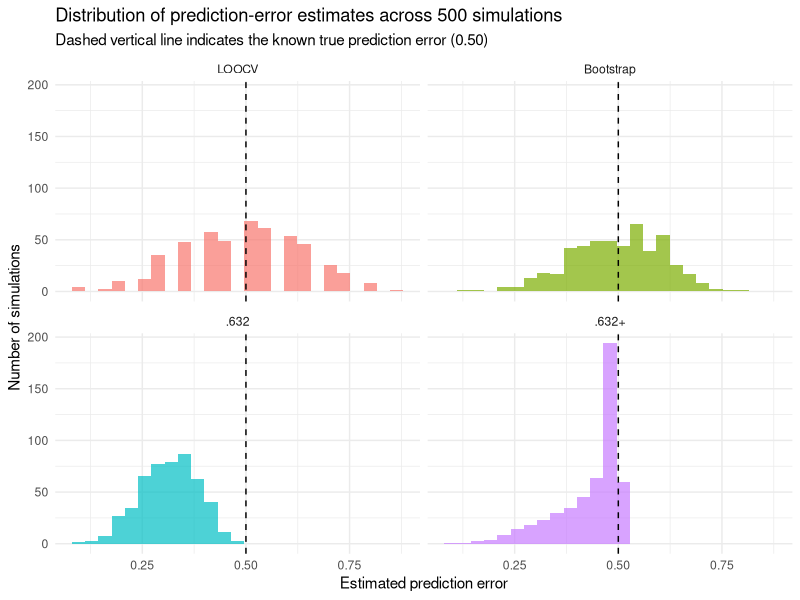
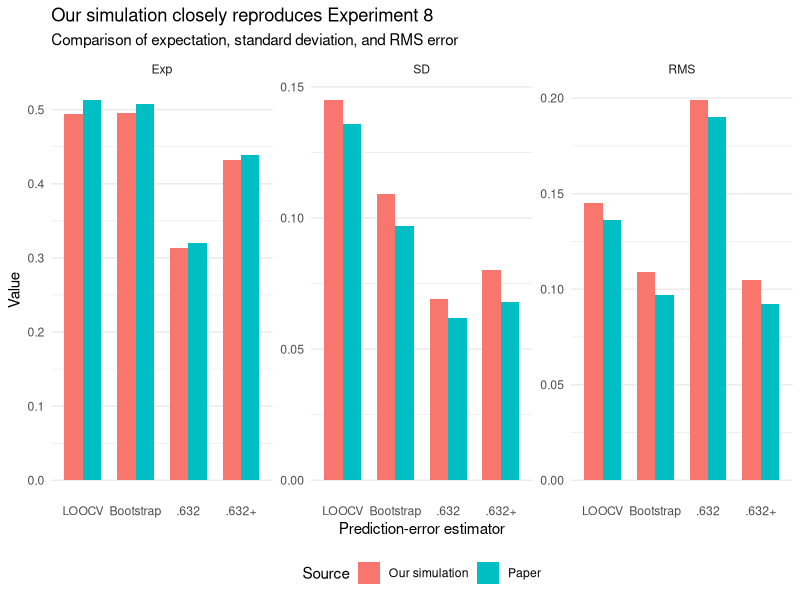

Generate these figures, in order, with R:
## ---- chunk 1
set.seed(632) # Makes the bootstrap samples reproducible

original <- 1:5 # Original dataset

bootstrap_1 <- sample(original, size = 5, replace = TRUE)
bootstrap_2 <- sample(original, size = 5, replace = TRUE)
bootstrap_3 <- sample(original, size = 5, replace = TRUE)

bootstrap_table <- data.frame(
  Sample = c("Bootstrap 1", "Bootstrap 2", "Bootstrap 3"),
  Draw_1 = c(bootstrap_1[1], bootstrap_2[1], bootstrap_3[1]),
  Draw_2 = c(bootstrap_1[2], bootstrap_2[2], bootstrap_3[2]),
  Draw_3 = c(bootstrap_1[3], bootstrap_2[3], bootstrap_3[3]),
  Draw_4 = c(bootstrap_1[4], bootstrap_2[4], bootstrap_3[4]),
  Draw_5 = c(bootstrap_1[5], bootstrap_2[5], bootstrap_3[5]),
  Omitted = c(
    paste(setdiff(original, bootstrap_1), collapse = ", "),
    paste(setdiff(original, bootstrap_2), collapse = ", "),
    paste(setdiff(original, bootstrap_3), collapse = ", ")
  )
)

knitr::kable(
  bootstrap_table,
  align = "c",
  caption = "Example of bootstrap resampling with replacement"
)

## ---- chunk 2
predict_1nn <- function(train_x, train_y, test_x) {
  # Creates a function for making predictions with 1-nearest-neighbor.
  # train_x = predictor values for the training observations.
  # train_y = known class labels for the training observations.
  # test_x  = predictor values for observations to be predicted.

  train_x <- as.matrix(train_x)
  # Converts the training predictors to a numeric matrix.

  test_x <- as.matrix(test_x)
  # Converts the test predictors to the same matrix format.

  apply(test_x, 1, function(x0) {
    # Runs the following calculations separately for every row of test_x.
    # x0 represents the predictor values for one test observation.

    differences <- sweep(
      train_x,
      2,
      x0,
      FUN = "-"
    )
    # Subtracts the predictor values of x0 from every training observation.

    squared_differences <- differences^2
    # Squares each predictor difference.

    distances_squared <- rowSums(
      squared_differences
    )
    # Adds the squared differences across predictors for each training
    # observation, producing squared Euclidean distance:
    #
    # d_j^2 = sum_m (x_jm - x_0m)^2

    nearest <- which.min(
      distances_squared
    )
    # Finds the index of the training observation with the smallest distance.

    prediction <- train_y[nearest]
    # Assigns the class label of the nearest training observation.

    prediction
    # Returns the predicted class.
  })
}


run_one_simulation <- function(n = 20, B = 50) {
  # Runs the complete prediction-error experiment on one simulated dataset.
  # n = number of observations.
  # B = number of bootstrap replications.


  # --------------------------------------------------
  # 1. Generate a no-information dataset
  # --------------------------------------------------

  X <- matrix(
    rnorm(n * 2),
    nrow = n,
    ncol = 2
  )
  # Generates n observations for two independent standard-normal predictors.

  y <- rbinom(
    n,
    size = 1,
    prob = 0.50
  )
  # Generates a binary outcome with equal probability of 0 and 1.
  # y is generated independently of X, so there is no predictive signal.


  # --------------------------------------------------
  # 2. Calculate apparent training error
  # --------------------------------------------------

  training_predictions <- predict_1nn(
    train_x = X,
    train_y = y,
    test_x = X
  )
  # Fits/evaluates 1-NN using the same observations for training and testing.

  apparent_error <- mean(
    training_predictions != y
  )
  # Calculates the proportion of training observations classified incorrectly.


  # --------------------------------------------------
  # 3. Calculate leave-one-out cross-validation error
  # --------------------------------------------------

  loo_predictions <- sapply(
    1:n,
    function(i) {

      predict_1nn(
        train_x = X[-i, , drop = FALSE],
        train_y = y[-i],
        test_x = X[i, , drop = FALSE]
      )
      # Removes observation i from the training dataset
      # and then predicts the omitted observation.
    }
  )
  # Repeats the leave-one-out prediction for every observation.

  loocv_error <- mean(
    loo_predictions != y
  )
  # Calculates the proportion of LOOCV predictions that are incorrect.


  # --------------------------------------------------
  # 4. Calculate leave-one-out bootstrap error
  # --------------------------------------------------

  error_sum <- numeric(n)
  # Creates one running error total for each original observation.

  omitted_count <- numeric(n)
  # Counts how many bootstrap samples omit each original observation.

  for (b in 1:B) {
    # Repeats the bootstrap procedure B times.

    bootstrap_index <- sample(
      1:n,
      size = n,
      replace = TRUE
    )
    # Draws n observations from the original dataset with replacement.

    omitted <- setdiff(
      1:n,
      unique(bootstrap_index)
    )
    # Identifies original observations not selected in this bootstrap sample.

    if (length(omitted) > 0) {
      # Continues only when at least one observation was omitted.

      bootstrap_predictions <- predict_1nn(
        train_x = X[bootstrap_index, , drop = FALSE],
        train_y = y[bootstrap_index],
        test_x = X[omitted, , drop = FALSE]
      )
      # Fits 1-NN using the bootstrap sample and predicts the omitted observations.

      bootstrap_errors <- as.numeric(
        bootstrap_predictions != y[omitted]
      )
      # Records 1 for an incorrect prediction and 0 for a correct prediction.

      error_sum[omitted] <-
        error_sum[omitted] + bootstrap_errors
      # Adds the errors to the running total for each omitted observation.

      omitted_count[omitted] <-
        omitted_count[omitted] + 1
      # Records that each omitted observation received another test prediction.
    }
  }

  observation_errors <- ifelse(
    omitted_count > 0,
    error_sum / omitted_count,
    NA_real_
  )
  # For each observation, calculates its average prediction error across
  # bootstrap samples in which it was omitted.

  bootstrap_error <- mean(
    observation_errors,
    na.rm = TRUE
  )
  # Averages the observation-specific errors to obtain Err^(1).


  # --------------------------------------------------
  # 5. Calculate the original .632 estimator
  # --------------------------------------------------

  error_632 <-
    0.368 * apparent_error +
    0.632 * bootstrap_error
  # Combines the apparent training error and leave-one-out bootstrap error.


  # --------------------------------------------------
  # 6. Calculate the .632+ estimator
  # --------------------------------------------------

  p1 <- mean(y == 1)
  # Calculates the observed proportion belonging to class 1.
  
  gamma <- 2 * p1 * (1 - p1)
  # Estimates the no-information error rate for binary 1-NN.
  
  bootstrap_adjusted <- min(
    bootstrap_error,
    gamma
  )
  # The paper caps the leave-one-out bootstrap error at the
  # estimated no-information error when calculating .632+.
  
  if (
    bootstrap_error > apparent_error &&
    gamma > apparent_error
  ) {
  
    R <- (
      bootstrap_adjusted - apparent_error
    ) / (
      gamma - apparent_error
    )
    # Calculates the relative overfitting rate using the
    # adjusted bootstrap error.
  
  } else {
  
    R <- 0
    # If the bootstrap error does not exceed the apparent error,
    # there is no evidence of relative overfitting.
  }
  
  w <-
    0.632 /
    (1 - 0.368 * R)
  # Converts the relative overfitting rate into the adaptive weight.
  
  error_632plus <-
    (1 - w) * apparent_error +
    w * bootstrap_adjusted
  # Calculates .632+ using the adjusted bootstrap error.


  # --------------------------------------------------
  # 7. Return the results from this simulated dataset
  # --------------------------------------------------

  c(
    Apparent = apparent_error,
    LOOCV = loocv_error,
    Bootstrap = bootstrap_error,
    Err632 = error_632,
    Gamma = gamma,
    R = R,
    Weight = w,
    Err632plus = error_632plus
  )
  # Returns all quantities needed for the later comparison.
}
## ---- chunk 3
set.seed(2026)
# Ensures that the complete repeated simulation can be reproduced.

one_simulation <- run_one_simulation()

one_simulation_table <- data.frame(
  Quantity = c(
    "Apparent training error",
    "LOOCV error",
    "Leave-one-out bootstrap error",
    ".632 error",
    "No-information error (gamma)",
    "Relative overfitting rate (R)",
    ".632+ weight (w)",
    ".632+ error"
  ),
  Value = round(
    one_simulation[
      c(
        "Apparent",
        "LOOCV",
        "Bootstrap",
        "Err632",
        "Gamma",
        "R",
        "Weight",
        "Err632plus"
      )
    ],
    3
  )
)

knitr::kable(
  one_simulation_table,
  row.names = FALSE,
  caption = "Prediction-error estimates from one simulated no-information dataset"
)
## ---- chunk 4
set.seed(2026)
# Ensures that the complete repeated simulation can be reproduced.

sim_results <- replicate(
  500,
  run_one_simulation()
)
# Runs the entire procedure defined in run_one_simulation()
# on 500 independently generated datasets.
#
# Each repetition generates a new dataset and returns:
# apparent error, LOOCV error, bootstrap error, .632 error,
# gamma, R, the .632+ weight, and the .632+ error.

sim_results <- as.data.frame(
  t(sim_results)
)
# replicate() initially stores each simulation as a column.
# t() transposes the results so that:
#
# each row = one simulated dataset
# each column = one calculated quantity
#
# as.data.frame() converts the result into a data frame
# for easier analysis in the next phase.
## ---- chunk 5
true_error <- 0.50
# Known population prediction error in the no-information problem.

methods <- c(
  "LOOCV",
  "Bootstrap",
  "Err632",
  "Err632plus"
)
# Selects the four prediction-error estimators to compare.

summary_table <- data.frame(
  Method = c(
    "LOOCV",
    "Bootstrap",
    ".632",
    ".632+"
  ),

  Exp = sapply(
    sim_results[methods],
    mean
  ),
  # Calculates the average estimate across the 500 simulations.

  Bias = sapply(
    sim_results[methods],
    function(x) mean(x) - true_error
  ),
  # Calculates systematic over- or underestimation
  # relative to the true error of 0.50.

  SD = sapply(
    sim_results[methods],
    sd
  ),
  # Calculates variability across the 500 simulated datasets.

  RMS = sapply(
    sim_results[methods],
    function(x) {
      sqrt(
        mean(
          (x - true_error)^2
        )
      )
    }
  )
  # Calculates overall estimation error relative to the truth.
)

summary_table[, 2:5] <- round(
  summary_table[, 2:5],
  3
)
# Rounds the numerical results to three decimal places.

knitr::kable(
  summary_table,
  row.names = FALSE,
  caption = "Performance of prediction-error estimators across 500 simulated datasets"
)
## ---- chunk 6
library(ggplot2)

plot_data <- stack(
  sim_results[
    c(
      "LOOCV",
      "Bootstrap",
      "Err632",
      "Err632plus"
    )
  ]
)

names(plot_data) <- c(
  "Estimate",
  "Method"
)

plot_data$Method <- factor(
  plot_data$Method,
  levels = c(
    "LOOCV",
    "Bootstrap",
    "Err632",
    "Err632plus"
  ),
  labels = c(
    "LOOCV",
    "Bootstrap",
    ".632",
    ".632+"
  )
)

ggplot(
  plot_data,
  aes(
    x = Estimate,
    fill = Method
  )
) +
  geom_histogram(
    bins = 25,
    alpha = 0.7,
    show.legend = FALSE
  ) +
  geom_vline(
    xintercept = 0.50,
    linetype = "dashed"
  ) +
  facet_wrap(
    ~ Method,
    ncol = 2
  ) +
  labs(
    x = "Estimated prediction error",
    y = "Number of simulations",
    title = "Distribution of prediction-error estimates across 500 simulations",
    subtitle = "Dashed vertical line indicates the known true prediction error (0.50)"
  ) +
  theme_minimal()
## ---- chunk 7
comparison_data <- data.frame(
  Estimator = rep(
    c("LOOCV", "Bootstrap", ".632", ".632+"),
    6
  ),
  Source = rep(
    c("Our simulation", "Paper"),
    each = 4,
    times = 3
  ),
  Metric = rep(
    c("Exp", "SD", "RMS"),
    each = 8
  ),
  Value = c(
    0.494, 0.496, 0.313, 0.432,
    0.513, 0.507, 0.320, 0.439,

    0.145, 0.109, 0.069, 0.080,
    0.136, 0.097, 0.062, 0.068,

    0.145, 0.109, 0.199, 0.105,
    0.136, 0.097, 0.190, 0.092
  )
)

comparison_data$Estimator <- factor(
  comparison_data$Estimator,
  levels = c("LOOCV", "Bootstrap", ".632", ".632+")
)

comparison_data$Metric <- factor(
  comparison_data$Metric,
  levels = c("Exp", "SD", "RMS")
)

ggplot(
  comparison_data,
  aes(
    x = Estimator,
    y = Value,
    fill = Source
  )
) +
  geom_col(
    position = "dodge",
    width = 0.7
  ) +
  facet_wrap(
    ~ Metric,
    scales = "free_y",
    nrow = 1
  ) +
  labs(
    x = "Prediction-error estimator",
    y = "Value",
    title = "Our simulation closely reproduces Experiment 8",
    subtitle = "Comparison of expectation, standard deviation, and RMS error",
    fill = "Source"
  ) +
  theme_minimal() +
  theme(
    legend.position = "bottom",
    panel.grid.major.x = element_blank()
  )
